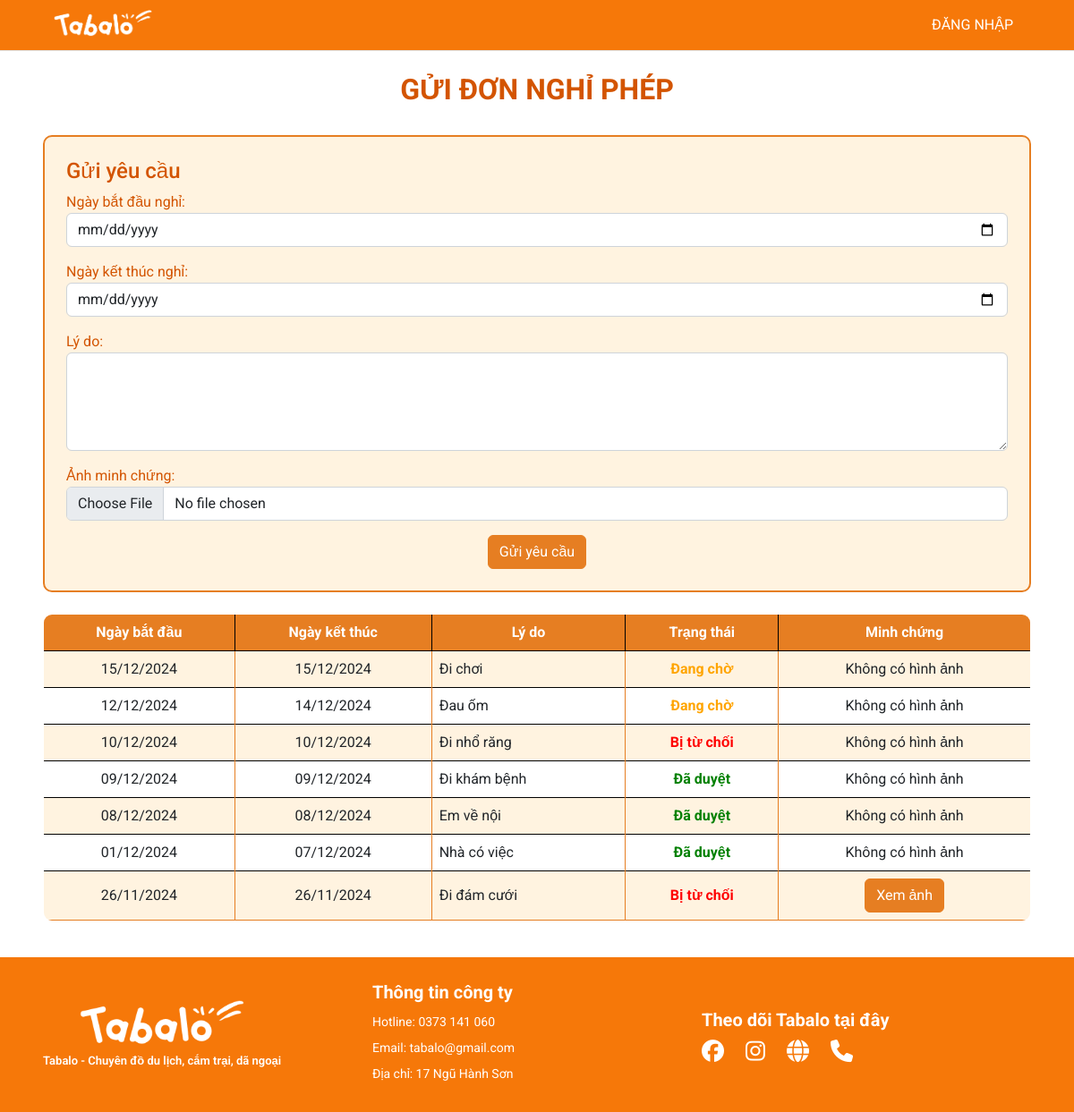
Screenshot of /request-day-off/33trangnha/ with the database file from the repository.
### myapp/models.py (models this page shows, shortened)
class DayOffRequest(models.Model):
    STATUS_CHOICES = [
        ('pending', 'Pending'),
        ('approved', 'Approved'),
        ('rejected', 'Rejected'),
    ]
    user = models.ForeignKey(User, on_delete=models.CASCADE)
    start_date = models.DateField()
    end_date = models.DateField()
    reason = models.TextField()
    status = models.CharField(max_length=10, choices=STATUS_CHOICES, default='pending')
    image = models.ImageField(upload_to='uploads/', blank=True, null=True)

### myapp/views.py (the view, shortened to what this page needs)
# urls.py: path('request-day-off/<str:username>/', views.request_day_off, name='request-day-off'),
def request_day_off(request, username):
    try:
        title = 'Danh sách nghỉ phép'
        user = User.objects.get(username=username)
        day_off_requests = DayOffRequest.objects.filter(user=user).order_by('-start_date')
        max_end_date = day_off_requests.aggregate(max_end_date=Max('end_date'))['max_end_date'] or None
        if max_end_date:
            max_end_date += timedelta(days=1)
        form = DayOffRequestForm(request.POST or None, request.FILES or None)
        context = {'title': title,'day_off_requests': day_off_requests, 'form': form, 'max_end_date': max_end_date}
        return render(request, 'pages/request_day_off.html', context)
    except User.DoesNotExist:
        return redirect('home')

### myapp/forms.py
class DayOffRequestForm(forms.ModelForm):
    class Meta:
        model = DayOffRequest
        fields = ['start_date', 'end_date', 'reason', 'image']
        labels = {'start_date': 'Ngày bắt đầu nghỉ', 'end_date': 'Ngày kết thúc nghỉ', 'reason': 'Lý do', 'image': 'Ảnh minh chứng'}
        widgets = {
            'start_date': forms.DateInput(attrs={'type': 'date', 'class': 'form-control'}),
            'end_date': forms.DateInput(attrs={'type': 'date', 'class': 'form-control'}),
            'reason': forms.Textarea(attrs={'rows': 4, 'class': 'form-control'}),
            'image': forms.FileInput(attrs={'type': 'file', 'class': 'form-control'})}

### management/context_processors.py (called while the page is built)
def pending_dayoff(request):
  count_pending = DayOffRequest.objects.filter(status='pending').count()
  return {'count_pending': count_pending}

def pending_letter(request):
    count_letter_pending = Letter.objects.filter(status='Đang xử lý').count()
    return {'count_letter_pending': count_letter_pending}

### templates/pages/request_day_off.html (shortened to what this page needs)
{% extends '../layouts/base.html' %}
{% load static %}
{% block main %}
<link rel="stylesheet" href="{% static 'styles/table.css' %}">
<br>
<h1 style="text-align: center; font-size: 2rem; font-weight: bold; color: #D35400;">GỬI ĐƠN NGHỈ PHÉP</h1>
<br>
<div class="container p-4" style="background-color: #FFF3E0; border: 2px solid #E67E22; border-radius: 10px;">
  <h2 style="font-size: 1.5rem; color: #D35400;">Gửi yêu cầu</h2>
  <form method="POST" enctype="multipart/form-data" class="form-request" max_end_date="{{ max_end_date|date:'Y-m-d' }}">
    {{ form.as_p }}
    <center>
      <button type="submit" class="btn btn-primary" style="background-color: #E67E22; border-color: #E67E22;">Gửi yêu cầu</button>
    </center>
  </form>
</div>
<br>
{% if day_off_requests %}
<table class="table table-hover table-bordered custom-border" style="border-radius: 10px; overflow: hidden;">
  <thead class="bg-tab text-white" style="background-color: #E67E22;">
    <tr>
      <th scope="col" class="text-center" >Ngày bắt đầu</th>
      <th scope="col" class="text-center" >Ngày kết thúc</th>
      <th scope="col" class="text-center" >Lý do</th>
      <th scope="col" class="text-center" >Trạng thái</th>
      <th scope="col" class="text-center" >Minh chứng</th>
    </tr>
  </thead>
  <tbody>
    {% for request in day_off_requests %}
    <tr class="table-row" style="transition: background-color 0.3s;">
      <td class="text-center align-middle border-cell">{{ request.start_date|date:"d/m/Y" }}</td>
      <td class="text-center align-middle border-cell">{{ request.end_date|date:"d/m/Y" }}</td>
      <td class="align-middle border-cell">{{ request.reason }}</td>
      <td class="text-center align-middle border-cell">
        {% if request.status == 'approved' %}
        <span style="color: green; font-weight: bold;">Đã duyệt</span>
        {% elif request.status == 'pending' %}
        <span style="color: orange; font-weight: bold;">Đang chờ</span>
        {% else %}
        <span style="color: red; font-weight: bold;">Bị từ chối</span>
        {% endif %}
      </td>
      <td class="text-center align-middle border-cell">
        {% if request.image %}
        <a href="{{ request.image.url }}" target="_blank" style="text-decoration: none;">
          <button class="btn btn-secondary" style="background-color: #E67E22; border-color: #E67E22; color: white;">
            Xem ảnh
          </button>
        </a>
        {% else %}
        <span>Không có hình ảnh</span>
        {% endif %}
      </td>
    </tr>
    {% endfor %}
  </tbody>
</table>
<br>
{% endif %}
{% endblock %}

### static/styles/style.css (style rules this page uses)
.bg-tab { background-color: #FF983E !important; }
table { border-collapse: collapse; border: 1px solid #000 !important; }
table th, table td { border: 1px solid #000000; }
.label-request { color: #D35400; }

### static/styles/table.css (style rules this page uses)
.table-bordered thead th { vertical-align: middle; }
.table-bordered tbody tr:nth-child(odd) { background-color: #FFF3E0; }
.table-bordered tbody tr:nth-child(even) { background-color: #FFFFFF; }
.bg-tab { background-color: #E67E22 !important; color: white !important; }
.custom-border { border: 2px solid #E67E22; border-radius: 10px; }
.border-cell { border: 1px solid #E67E22; }
.table-bordered tbody tr:last-child { border-bottom: 2px solid #E67E22; }

### rows the page displays
DayOffRequest: start_date "15/12/2024", end_date "15/12/2024", reason "Đi chơi", status "Đang chờ", image "Không có hình ảnh"
DayOffRequest: start_date "12/12/2024", end_date "14/12/2024", reason "Đau ốm", status "Đang chờ", image "Không có hình ảnh"
DayOffRequest: start_date "10/12/2024", end_date "10/12/2024", reason "Đi nhổ răng", status "Bị từ chối", image "Không có hình ảnh"
DayOffRequest: start_date "09/12/2024", end_date "09/12/2024", reason "Đi khám bệnh", status "Đã duyệt", image "Không có hình ảnh"
DayOffRequest: start_date "08/12/2024", end_date "08/12/2024", reason "Em về nội", status "Đã duyệt", image "Không có hình ảnh"
DayOffRequest: start_date "01/12/2024", end_date "07/12/2024", reason "Nhà có việc", status "Đã duyệt", image "Không có hình ảnh"
DayOffRequest: start_date "26/11/2024", end_date "26/11/2024", reason "Đi đám cưới", status "Bị từ chối"
